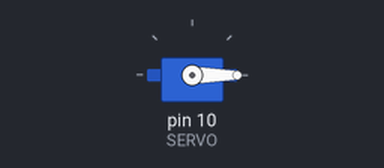
This sketch was run on a simulated Arduino Uno, built with avr-gcc and run on an emulated ATmega328P. Parts: servo.

Above: at 0.1 s.
At 1.7 s:
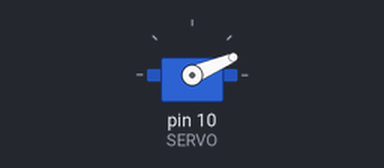
At 3.2 s:
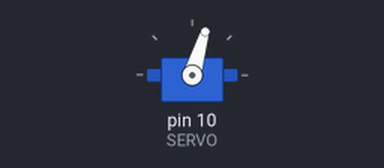
At 6.5 s:
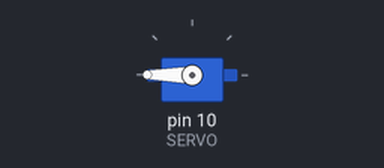
Timing chart, 0 to 8.0 s (numbered marks = the images above):
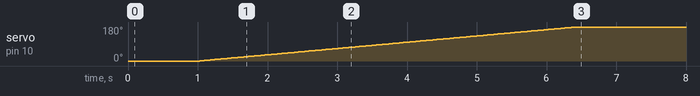

The sketch:

Servo_180_05_06.ino
```cpp
#include <Servo.h>  //헤더파일 서보.h

int SERVO = 10;
Servo servo;  //제어를 위한 객체 변수 선언?

void setup() {
  servo.attach(SERVO);  //servo에 attach함수로 10번핀 연결.
  servo.write(0);  //서보로 쓰기. (0)이 각도를 의미한다고?

  delay(1000);  //회전할 시간을 좀 더 주는 건가?

  for(int angle = 0; angle <= 180; angle++) {  //서보모터는 180도가 최대 회전 각도래.
    servo.write(angle);  //아예 angle 변수 따라가.
    delay(30);
  }
  servo.detach();  //detach는 떼는 걸 의미하잖아? 끝이라는 거낙?
}

void loop() {

}
```
